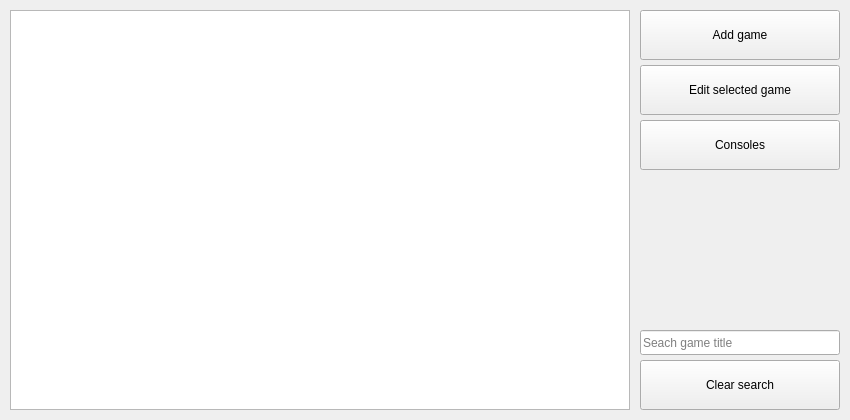
<?xml version="1.0" encoding="UTF-8"?>
<ui version="4.0">
 <class>MainWindow</class>
 <widget class="QMainWindow" name="MainWindow">
  <property name="geometry">
   <rect>
    <x>0</x>
    <y>0</y>
    <width>850</width>
    <height>420</height>
   </rect>
  </property>
  <property name="minimumSize">
   <size>
    <width>850</width>
    <height>420</height>
   </size>
  </property>
  <property name="maximumSize">
   <size>
    <width>850</width>
    <height>420</height>
   </size>
  </property>
  <property name="windowTitle">
   <string>MainWindow</string>
  </property>
  <widget class="QWidget" name="centralwidget">
   <layout class="QHBoxLayout" name="horizontalLayout" stretch="1,0">
    <property name="spacing">
     <number>10</number>
    </property>
    <property name="leftMargin">
     <number>10</number>
    </property>
    <property name="topMargin">
     <number>10</number>
    </property>
    <property name="rightMargin">
     <number>10</number>
    </property>
    <property name="bottomMargin">
     <number>10</number>
    </property>
    <item>
     <widget class="QTableView" name="tableView"/>
    </item>
    <item>
     <layout class="QVBoxLayout" name="verticalLayout">
      <property name="spacing">
       <number>5</number>
      </property>
      <item>
       <widget class="QPushButton" name="button_add">
        <property name="minimumSize">
         <size>
          <width>200</width>
          <height>50</height>
         </size>
        </property>
        <property name="maximumSize">
         <size>
          <width>200</width>
          <height>50</height>
         </size>
        </property>
        <property name="text">
         <string>Add game</string>
        </property>
       </widget>
      </item>
      <item>
       <widget class="QPushButton" name="button_edit">
        <property name="minimumSize">
         <size>
          <width>200</width>
          <height>50</height>
         </size>
        </property>
        <property name="maximumSize">
         <size>
          <width>200</width>
          <height>50</height>
         </size>
        </property>
        <property name="text">
         <string>Edit selected game</string>
        </property>
       </widget>
      </item>
      <item>
       <widget class="QPushButton" name="button_consoles">
        <property name="minimumSize">
         <size>
          <width>200</width>
          <height>50</height>
         </size>
        </property>
        <property name="maximumSize">
         <size>
          <width>200</width>
          <height>50</height>
         </size>
        </property>
        <property name="text">
         <string>Consoles</string>
        </property>
       </widget>
      </item>
      <item>
       <spacer name="verticalSpacer">
        <property name="orientation">
         <enum>Qt::Vertical</enum>
        </property>
        <property name="sizeHint" stdset="0">
         <size>
          <width>20</width>
          <height>40</height>
         </size>
        </property>
       </spacer>
      </item>
      <item>
       <widget class="QLineEdit" name="lineEdit_search">
        <property name="minimumSize">
         <size>
          <width>200</width>
          <height>25</height>
         </size>
        </property>
        <property name="maximumSize">
         <size>
          <width>200</width>
          <height>25</height>
         </size>
        </property>
        <property name="inputMask">
         <string/>
        </property>
        <property name="placeholderText">
         <string>Seach game title</string>
        </property>
       </widget>
      </item>
      <item>
       <widget class="QPushButton" name="button_clear">
        <property name="minimumSize">
         <size>
          <width>200</width>
          <height>50</height>
         </size>
        </property>
        <property name="maximumSize">
         <size>
          <width>200</width>
          <height>50</height>
         </size>
        </property>
        <property name="text">
         <string>Clear search</string>
        </property>
       </widget>
      </item>
     </layout>
    </item>
   </layout>
  </widget>
  <widget class="QMenuBar" name="menubar">
   <property name="geometry">
    <rect>
     <x>0</x>
     <y>0</y>
     <width>850</width>
     <height>22</height>
    </rect>
   </property>
  </widget>
 </widget>
 <resources/>
 <connections/>
</ui>
